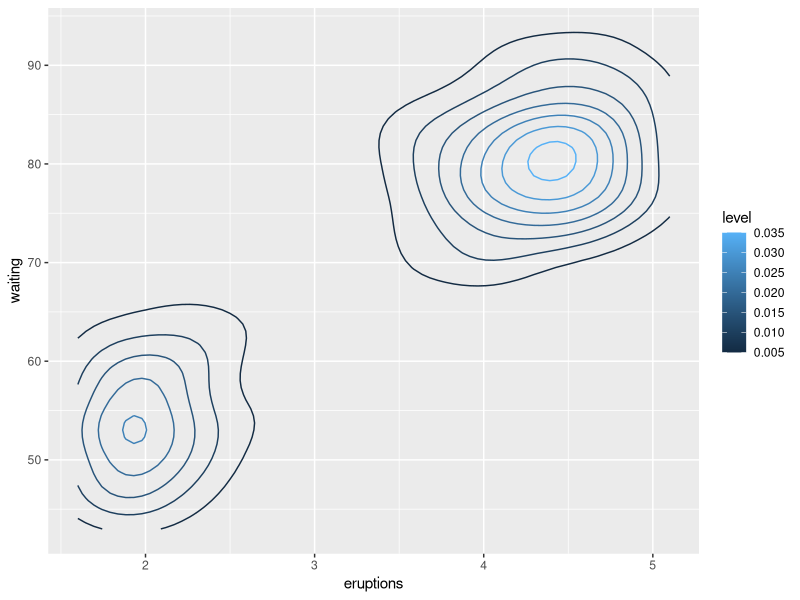
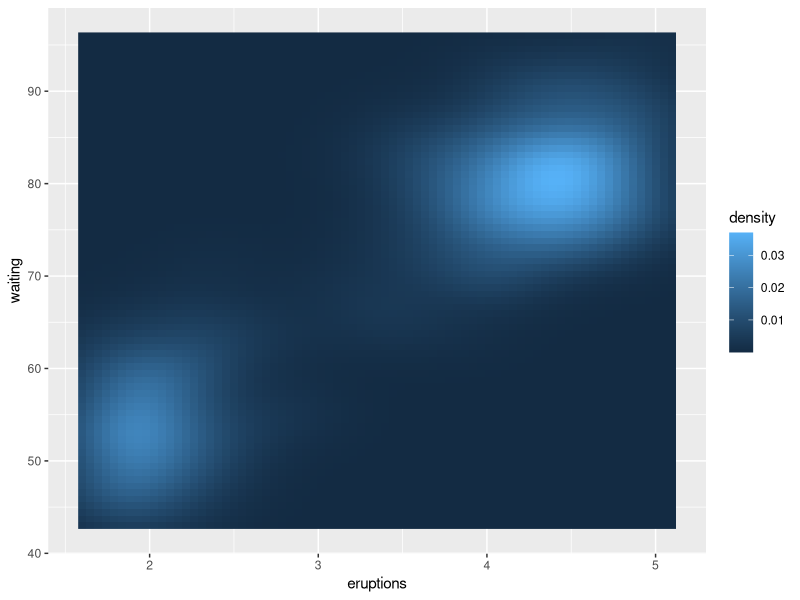
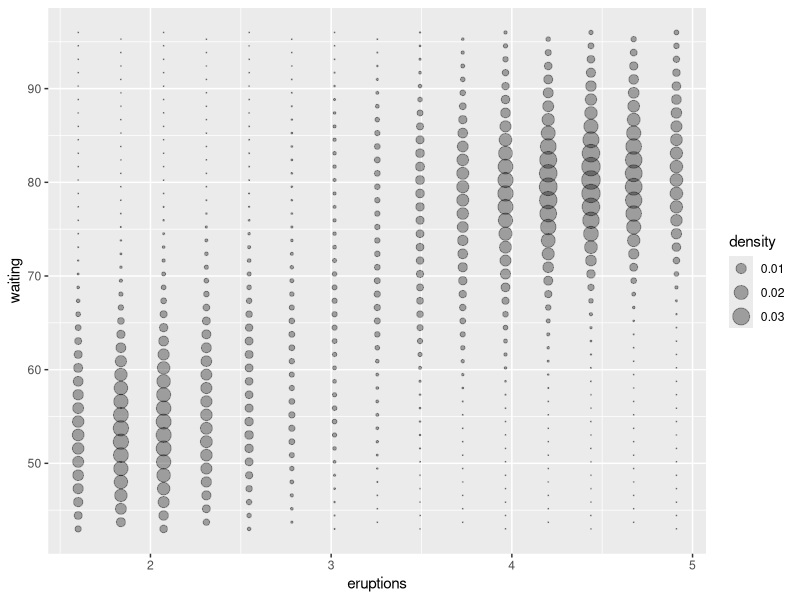

These figures' R source, in order:

# -------------------------------------------------------------------------

            # Surface Plots #

# -------------------------------------------------------------------------

library(ggplot2)

# -------------------------------------------------------------------------

# ggplot2 does not support true 3d surfaces. However, it does support many
# common tools for representing 3d surfaces in 2d: contours, coloured tiles and
# bubble plots.

# -------------------------------------------------------------------------

ggplot(faithfuld, aes(eruptions, waiting)) + 
  geom_contour(aes(z=density, color=..level..))

# -------------------------------------------------------------------------

ggplot(faithfuld, aes(eruptions, waiting)) +
  geom_raster(aes(fill = density))

# -------------------------------------------------------------------------

# Bubble plots work better with fewer observations
small <- faithfuld[seq(1, nrow(faithfuld), by = 10), ]
head(small,10)
ggplot(small, aes(eruptions, waiting)) +
  geom_point(aes(size = density), alpha = 1/3) +
  scale_size_area()

# -------------------------------------------------------------------------


